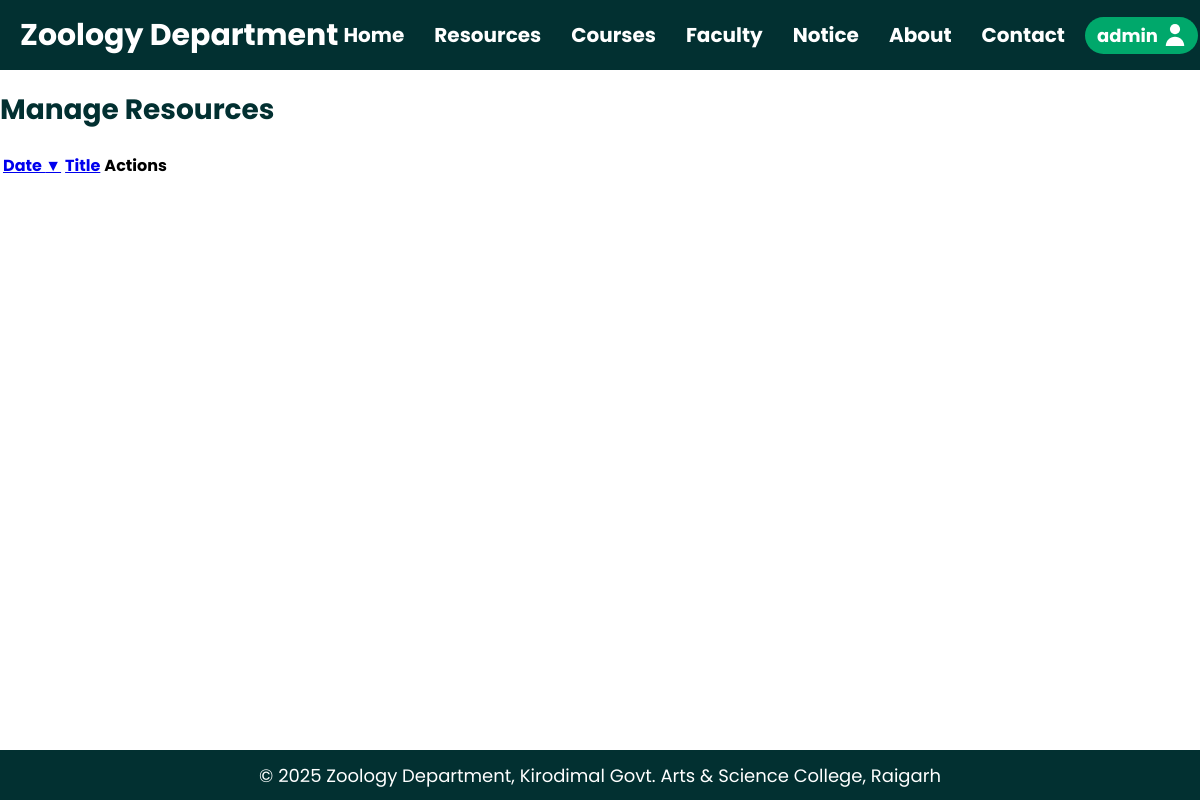
Page /manage_resources.php (signed in) on the earlier database version.
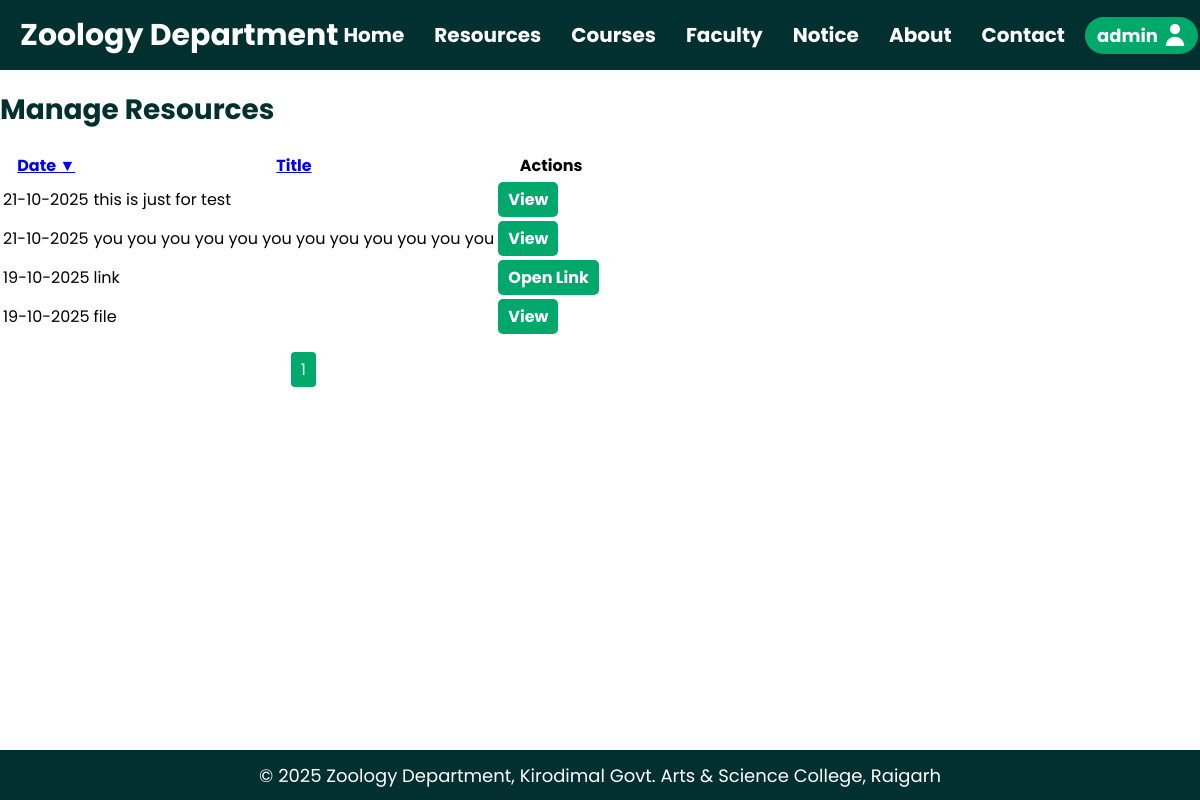
Same page on the later database version.
### tables this page shows
CREATE TABLE IF NOT EXISTS `resources` (
  `id` int NOT NULL AUTO_INCREMENT,
  `title` varchar(255) NOT NULL,
  `type` enum('file','link') NOT NULL,
  `file_path` varchar(255) DEFAULT NULL,
  `link_url` varchar(255) DEFAULT NULL,
  `date` date NOT NULL,
  `uploaded_by` varchar(255) DEFAULT NULL,
  PRIMARY KEY (`id`)
);

### manage_resources.php (the view, shortened to what this page needs)
<?php
include 'database/database.php';
include 'header.php';
$is_teacher = isset($_SESSION['role']) && $_SESSION['role'] === 'teacher';
$sort_by = isset($_GET['sort']) ? $_GET['sort'] : 'date';
$order = isset($_GET['order']) ? $_GET['order'] : 'DESC';
$order = strtoupper($order) === 'ASC' ? 'ASC' : 'DESC';
$limit = 10;
$page = isset($_GET['page']) ? max(1, intval($_GET['page'])) : 1;
$offset = ($page - 1) * $limit;
$total_result = mysqli_query($conn, "SELECT COUNT(*) AS total FROM resources");
$total_row = mysqli_fetch_assoc($total_result);
$total_pages = ceil($total_row['total'] / $limit);
$query = "SELECT * FROM resources ORDER BY $sort_by $order LIMIT $limit OFFSET $offset";
$result = mysqli_query($conn, $query);
$arrow_up = "&#9650;";
$arrow_down = "&#9660;";
?>
<main class="manage-resource-view">
    <div class="<?php echo $is_teacher ? 'manage-resource-content' : 'public-content'; ?>">
        <div class="manage-resource-row">
            <h1 class="manage-resource-title">Manage Resources</h1>
        </div>
        <table>
            <thead>
                <tr>
                    <th>
                        <a href="?sort=date&order=<?php echo $sort_by=='date' && $order=='ASC'?'DESC':'ASC'; ?>">
                            Date <?php if($sort_by=='date') echo $order=='ASC'?$arrow_up:$arrow_down; ?>
                        </a>
                    </th>
                    <th>
                        <a href="?sort=title&order=<?php echo $sort_by=='title' && $order=='ASC'?'DESC':'ASC'; ?>">
                            Title <?php if($sort_by=='title') echo $order=='ASC'?$arrow_up:$arrow_down; ?>
                        </a>
                    </th>
                    <th>Actions</th>
                </tr>
            </thead>
            <tbody>
                <?php while($row = mysqli_fetch_assoc($result)): ?>
                    <tr>
                        <td><?php echo date('d-m-Y', strtotime($row['date'])); ?></td>
                        <td><?php echo htmlspecialchars($row['title']); ?></td>
                        <td class="actions-cell">
                            <?php if($row['type'] == 'file'): ?>
                                <a href="<?php echo htmlspecialchars($row['file_path']); ?>" target="_blank" class="edit">View</a>
                            <?php else: ?>
                                <a href="<?php echo htmlspecialchars($row['link_url']); ?>" target="_blank" class="edit">Open Link</a>
                            <?php endif; ?>
                        </td>
                    </tr>
                <?php endwhile; ?>
            </tbody>
        </table>
        <div class="pagination">
            <?php for($p=1; $p<=$total_pages; $p++): ?>
                <a href="?page=<?php echo $p ?>&sort=<?php echo $sort_by ?>&order=<?php echo $order ?>" class="page-link <?php if($page==$p) echo 'active'; ?>"><?php echo $p ?></a>
            <?php endfor; ?>
        </div>
    </div>
</main>
<?php include 'footer.php'; ?>

Differences in the rows shown:
added resources: date "21-10-2025", title "this is just for test"
added resources: date "21-10-2025", title "you you you you you you you you you you you you"
added resources: date "19-10-2025", title "link"
added resources: date "19-10-2025", title "file"
Other differences:
new list line: "1"
